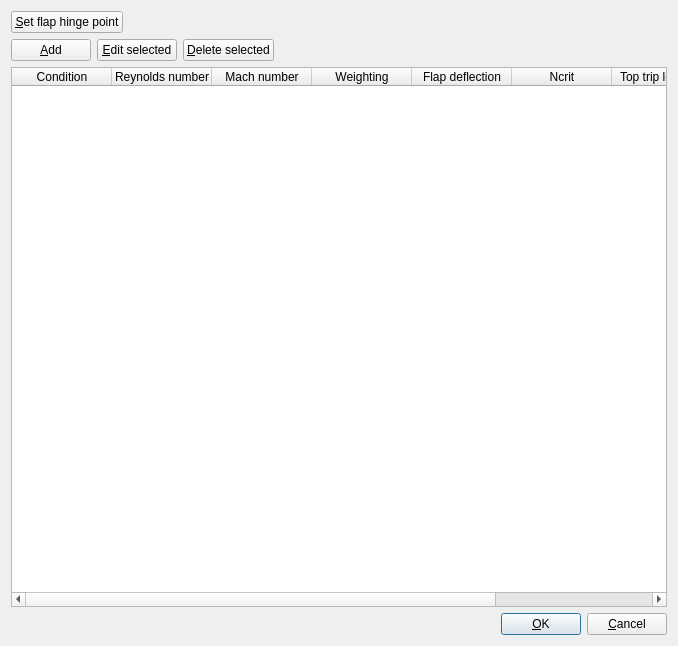
<?xml version="1.0" encoding="UTF-8"?>
<ui version="4.0">
 <class>Dialog</class>
 <widget class="QDialog" name="Dialog">
  <property name="geometry">
   <rect>
    <x>0</x>
    <y>0</y>
    <width>678</width>
    <height>646</height>
   </rect>
  </property>
  <property name="sizePolicy">
   <sizepolicy hsizetype="Preferred" vsizetype="Preferred">
    <horstretch>0</horstretch>
    <verstretch>0</verstretch>
   </sizepolicy>
  </property>
  <property name="windowTitle">
   <string>Operating points</string>
  </property>
  <property name="sizeGripEnabled">
   <bool>false</bool>
  </property>
  <layout class="QVBoxLayout" name="verticalLayout">
   <item>
    <layout class="QHBoxLayout" name="horizontalLayout_3">
     <item>
      <widget class="QPushButton" name="flapHingeButton">
       <property name="toolTip">
        <string>&lt;html&gt;&lt;head/&gt;&lt;body&gt;&lt;p&gt;Sets flap hinge point in x and y, which applies to any operating points with a flap deflection&lt;/p&gt;&lt;/body&gt;&lt;/html&gt;</string>
       </property>
       <property name="text">
        <string>&amp;Set flap hinge point</string>
       </property>
      </widget>
     </item>
     <item>
      <spacer name="horizontalSpacer_3">
       <property name="orientation">
        <enum>Qt::Horizontal</enum>
       </property>
       <property name="sizeHint" stdset="0">
        <size>
         <width>40</width>
         <height>20</height>
        </size>
       </property>
      </spacer>
     </item>
    </layout>
   </item>
   <item>
    <layout class="QHBoxLayout" name="horizontalLayout_2">
     <item>
      <widget class="QPushButton" name="addButton">
       <property name="text">
        <string>&amp;Add</string>
       </property>
       <property name="autoDefault">
        <bool>false</bool>
       </property>
      </widget>
     </item>
     <item>
      <widget class="QPushButton" name="editButton">
       <property name="text">
        <string>&amp;Edit selected</string>
       </property>
       <property name="autoDefault">
        <bool>false</bool>
       </property>
      </widget>
     </item>
     <item>
      <widget class="QPushButton" name="deleteButton">
       <property name="text">
        <string>&amp;Delete selected</string>
       </property>
       <property name="autoDefault">
        <bool>false</bool>
       </property>
      </widget>
     </item>
     <item>
      <spacer name="horizontalSpacer_2">
       <property name="orientation">
        <enum>Qt::Horizontal</enum>
       </property>
       <property name="sizeHint" stdset="0">
        <size>
         <width>40</width>
         <height>20</height>
        </size>
       </property>
      </spacer>
     </item>
    </layout>
   </item>
   <item>
    <widget class="QTableWidget" name="pointsTable">
     <attribute name="horizontalHeaderCascadingSectionResizes">
      <bool>false</bool>
     </attribute>
     <attribute name="horizontalHeaderHighlightSections">
      <bool>false</bool>
     </attribute>
     <attribute name="horizontalHeaderStretchLastSection">
      <bool>false</bool>
     </attribute>
     <column>
      <property name="text">
       <string>Condition</string>
      </property>
     </column>
     <column>
      <property name="text">
       <string>Reynolds number</string>
      </property>
     </column>
     <column>
      <property name="text">
       <string>Mach number</string>
      </property>
     </column>
     <column>
      <property name="text">
       <string>Weighting</string>
      </property>
     </column>
     <column>
      <property name="text">
       <string>Flap deflection</string>
      </property>
     </column>
     <column>
      <property name="text">
       <string>Ncrit</string>
      </property>
     </column>
     <column>
      <property name="text">
       <string>Top trip location</string>
      </property>
     </column>
     <column>
      <property name="text">
       <string>Bottom trip location</string>
      </property>
     </column>
    </widget>
   </item>
   <item>
    <layout class="QHBoxLayout" name="horizontalLayout">
     <item>
      <spacer name="horizontalSpacer">
       <property name="orientation">
        <enum>Qt::Horizontal</enum>
       </property>
       <property name="sizeHint" stdset="0">
        <size>
         <width>40</width>
         <height>20</height>
        </size>
       </property>
      </spacer>
     </item>
     <item>
      <widget class="QPushButton" name="okButton">
       <property name="text">
        <string>&amp;OK</string>
       </property>
       <property name="autoDefault">
        <bool>false</bool>
       </property>
       <property name="default">
        <bool>true</bool>
       </property>
      </widget>
     </item>
     <item>
      <widget class="QPushButton" name="cancelButton">
       <property name="text">
        <string>&amp;Cancel</string>
       </property>
       <property name="autoDefault">
        <bool>false</bool>
       </property>
      </widget>
     </item>
    </layout>
   </item>
  </layout>
 </widget>
 <tabstops>
  <tabstop>flapHingeButton</tabstop>
  <tabstop>addButton</tabstop>
  <tabstop>editButton</tabstop>
  <tabstop>deleteButton</tabstop>
  <tabstop>pointsTable</tabstop>
  <tabstop>okButton</tabstop>
  <tabstop>cancelButton</tabstop>
 </tabstops>
 <resources/>
 <connections>
  <connection>
   <sender>okButton</sender>
   <signal>clicked()</signal>
   <receiver>Dialog</receiver>
   <slot>accept()</slot>
   <hints>
    <hint type="sourcelabel">
     <x>534</x>
     <y>621</y>
    </hint>
    <hint type="destinationlabel">
     <x>338</x>
     <y>322</y>
    </hint>
   </hints>
  </connection>
  <connection>
   <sender>cancelButton</sender>
   <signal>clicked()</signal>
   <receiver>Dialog</receiver>
   <slot>reject()</slot>
   <hints>
    <hint type="sourcelabel">
     <x>625</x>
     <y>621</y>
    </hint>
    <hint type="destinationlabel">
     <x>338</x>
     <y>322</y>
    </hint>
   </hints>
  </connection>
 </connections>
</ui>
